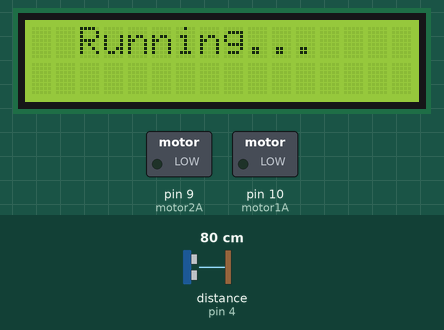
Simulated run of this sketch. Board: Arduino Mega 2560, built with avr-gcc and run on an emulated ATmega2560. Shown: 16×2 character LCD, switched loads named in the sketch (green lamp = pin HIGH). Wiring (inferred from the names in the program): ultrasonic range finder: trigger pin 5; echo pin 4. Inputs (shaded band) come from the test bench; at power-on: distance to the obstacle (sensor on pin 4) 80 cm. The echo pulse lasts 58.3 µs per cm; pins used as bus, display or sensor lines are not drawn; what the sketch prints to the serial monitor is not drawn.

Above: at 3.7 s.
3.8 s: distance to the obstacle (sensor on pin 4) set to 12 cm
5.4 s: distance to the obstacle (sensor on pin 4) set to 10 cm
At 8.3 s:
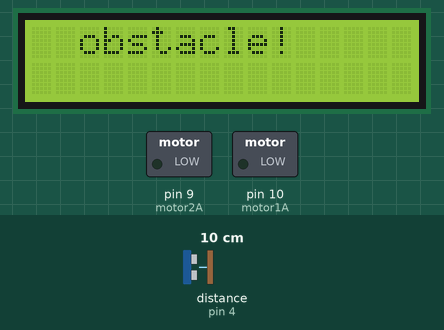
8.4 s: distance to the obstacle (sensor on pin 4) set to 2 cm
9.9 s: distance to the obstacle (sensor on pin 4) set to 18 cm
At 11.4 s:
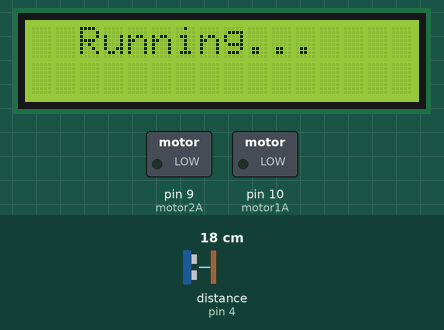
Timing chart, 0 to 12.9 s (numbered marks = the images above; inputs shaded):
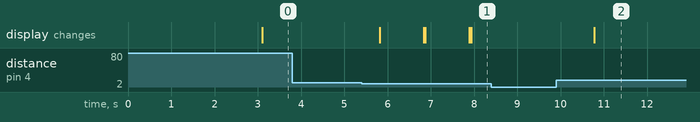

Measured:
- the behaviour switches between 11 and 10 cm on distance to the obstacle (sensor on pin 4) (found by bisection; images 0 and 1)
- after the input at 3.8 s, every drawn part: stays the same
- after the input at 5.4 s, the display: changes after 0.42 s (image 1)
- after the input at 8.4 s, every drawn part: stays the same
- after the input at 9.9 s, the display: changes after 0.88 s (image 2)

The sketch:

Arduino_Mega_2560_micromouse.ino
```cpp
#include <Wire.h>
#include <LiquidCrystal_I2C.h> // LiquidCrystal I2C@1.1.2 from Library Manager
#include <EEPROM.h> // for persistent memory

// The Arduino Mega's 4kb (4096 bytes) EEPROM memory is not erased when powered off.

// RESOURCES:
// https://docs.sunfounder.com/projects/vincent-kit/en/latest/arduino/2.33_ultrasonic_module.html#ar-ultrasonic
// https://docs.sunfounder.com/projects/vincent-kit/en/latest/arduino/2.13_motor.html#ar-motor
//

/*
 *   For a 4x4 maze, assume we enter cell zero (0) in the bottom-left from the South (initial heading is North).
 *   The center will always be cells 5, 6, 9, & 10.
 *
 *    .____ ____ ____ ____.
 *    | 12 | 13 | 14 | 15 |
 *    |  8 |  9 | 10 | 11 |
 *    |  4 |  5 |  6 |  7 |
 *    |  0 |  1 |  2 |  3 |
 *    .     ____ ____ ____.
 *       ^
 *.      |
 *     Enter
 *
 */

const int echoPin = 4;
const int trigPin = 5;
const int motor1A = 10;
const int motor2A = 9;

int loopCount = 0;

// Set the LCD address to 0x27 for a 16 chars and 2 line display
LiquidCrystal_I2C lcd(0x27,16,2);

// Maze search variables
byte heading = 0;         // 0=North, 1=East, 2=South, 3=West
int cell = -1;            // [0:15] for a 4x4 maze, initialize with -1 when starting outside of the maze
int pathHistory[] = {0};  // Array for path history in Search, might help with decision making
int MAZE_SIZE = 4;        // Future work to enable dynamic maze sizes

// Cell structure for Micromouse maze memory
// Total size: 3 bytes per cell
struct MazeCell {
  // Wall information - 1 byte
  // Bit representation for walls (2 bits per wall direction):
  // 00 = known to be open
  // 01 = known to have wall
  // 10 = unknown (not yet observed)
  // Bits 0-1: North wall
  // Bits 2-3: East wall
  // Bits 4-5: South wall
  // Bits 6-7: West wall
  byte wallInfo;

  // Visited flag - 1 bit (packed into a byte for simplicity)
  // 0 = unvisited, 1 = visited
  byte visited;

  // Distance value - 1 byte
  // 0-254: Distance from center
  // 255: Uninitialized
  byte distance;
};

void setup() {
  // put your setup code here, to run once

  // initialize the motor
  pinMode(motor1A, OUTPUT);
  pinMode(motor2A, OUTPUT);

  // initialize the LCD
  lcd.init();
  lcd.backlight();

  Serial.begin(9600);
  pinMode(echoPin, INPUT);
  pinMode(trigPin, OUTPUT);
  Serial.println("\n\nNow setting up Micromouse...\n\n");

  lcd.setCursor(2, 0);
  lcd.print("Micromouse!");
  lcd.setCursor(2, 1);
  lcd.print("- by Chris J");
}

void loop() {
  // put your main code here, to run repeatedly

  // Micromouse Search:
  // - Move forward to the next cell (and update current cell)
  // - Check ultrasound distance, is there a wall in front of us?
  // - Update knowledge about the current cell in EEPROM
  // - If no wall in front of us, FIN
  // - Turn right (and update heading)
  // - Check ultrasound distance, is there a wall in front of us?
  // - Update knowledge about the current cell in EEPROM
  // - If no wall in front of us, FIN
  // - Turn around (180°)
  // - Check ultrasound distance, is there a wall in front of us?
  // - Update knowledge about the current cell in EEPROM
  // - If no wall in front of us, FIN
  // - Turn left, FIN
  //
  // INSTEAD, try... the Left-Hand Rule (Wall Follower) or Flood Fill
  //
  // When entering a new cell:
  //   Update wall information in all directions you can sense
  //   If any unexplored cells are accessible, prioritize those
  //   Otherwise, move to the cell that's closest to the target (by Manhattan distance or flood fill distance)
  //
  // First priority: Move to adjacent unexplored cells
  // Second priority: Move to the cell with the shortest distance to target
  // Third priority: Backtrack if necessary

  DCmotor_stopMotor();

  if (loopCount == 0) {
    Serial.println("First loop. Clearing LCD in 3 seconds.");
    delay(2900);
    //lcd.clear();
    loopCount = 1;
    lcd.setCursor(2, 0);
    delay(100);
  }
  //lcd_print_loop();
  //lcd.setCursor(2, 0);
  //lcd.print("Running...");

  moveForward();

  float distance = readSensorData();
  bool wallDetected;
  wallDetected = isThereAWallInFrontOfMe(distance);

  /*
  if (Serial.available() > 0) {
    int incomingByte = Serial.read();
    switch (incomingByte) {
      case 'A':
        DCmotor_clockwise(255);
        Serial.println("The motor rotate clockwise.");
        break;
      case 'B':
        DCmotor_anticlockwise(255);
        Serial.println("The motor rotate anticlockwise.");
        break;
    }
  }
  */

  delay(200);
  //delay(3000);

  // Check if we're in the center to end search mode
  if (isAtCenter()) {
    Serial.println("Found the center!");

    // TODO Beep or something to alert us :)

    // Chill until the robot is picked up and reset
    while(1) {delay(1000);}
  }

  if(wallDetected) {
    // Turn right and check again
    turnRight();
    float rightDistance = readSensorData();
    bool rightWallDetected;
    rightWallDetected = isThereAWallInFrontOfMe(rightDistance);
  }
}

float readSensorData(){
  digitalWrite(trigPin, LOW);
  delayMicroseconds(2);
  digitalWrite(trigPin, HIGH);
  delayMicroseconds(10);
  digitalWrite(trigPin, LOW);
  float distance = pulseIn(echoPin, HIGH)/58.00;  //Equivalent to (340m/s*1us)/2
  return distance;
}

bool moveForward() {
  return true;
}

// Update heading when turning right (90° clockwise)
void turnRight() {
  heading = (heading + 1) % 4;
  // 0->1, 1->2, 2->3, 3->0
}

// Update heading when turning left (90° counterclockwise)
void turnLeft() {
  heading = (heading + 3) % 4;
  // 0->3, 1->0, 2->1, 3->2
  // Using (heading + 3) % 4 is equivalent to (heading - 1) % 4
  // but avoids negative numbers
}

// Update heading when turning around (180°)
void turnAround() {
  heading = (heading + 2) % 4;
  // 0->2, 1->3, 2->0, 3->1
}

void DCmotor_clockwise(int Speed)
{
  analogWrite(motor1A, 0);
  analogWrite(motor2A, Speed);
}

void DCmotor_anticlockwise(int Speed)
{
  analogWrite(motor1A, Speed);
  analogWrite(motor2A, 0);
}

void DCmotor_stopMotor()
{
  analogWrite(motor1A, 0);
  analogWrite(motor2A, 0);
}

void lcd_print_loop() {
  Serial.println("Inside the LCD Print Loop.");
  //lcd.clear();
  lcd.setCursor(2, 0); // Set cursor at position three(3) on first line of 1602 LCD
  char dash = '-';
  for (int i = 0; i <= 9; i++) {
    //lcd.print(i); // Display succesive values of variable i
    lcd.print(dash);
    delay(100); // Delay after each display of i
  }
}

// Check ultrasound distance, is there a wall in front of us?
// Also, update knowledge about the current cell in EEPROM
bool isThereAWallInFrontOfMe(int distance) {
  Serial.print(distance);
  Serial.println(" cm.  <-- ultrasonic sensor reading");

  if (distance < 10.0) {
    DCmotor_stopMotor();
    Serial.println("Obstacle detected. Stopping!");
    lcd.clear();
    lcd.setCursor(2, 0);
    lcd.print("obstacle!");
    delay(800);
    recordWallInfo(true);
    return true;
  }
  lcd.clear();
  lcd.setCursor(2, 0);
  lcd.print("Running...");
  delay(10);
  recordWallInfo(false);
  return false;
}

// Example function to set wall information for a given cell
void setWall(byte &wallInfo, byte direction, byte value) {
  // direction: 0=North, 1=East, 2=South, 3=West
  // value: 0=open, 1=wall, 2=unknown
  byte shift = direction * 2;
  // Clear the bits at the position
  wallInfo &= ~(0b11 << shift);
  // Set the new value
  wallInfo |= (value & 0b11) << shift;
}

// Example function to get wall information for a given cell
byte getWall(byte wallInfo, byte direction) {
  // direction: 0=North, 1=East, 2=South, 3=West
  // returns: 0=open, 1=wall, 2=unknown
  byte shift = direction * 2;
  return (wallInfo >> shift) & 0b11;
}

// Check if current cell is one of the target center cells
bool isAtCenter() {
  return (cell == 5 || cell == 6 || cell == 9 || cell == 10);
}

// Update cell position when moving forward based on current heading
// Returns true if move is valid, false if it would go outside maze
bool updateCellPosition() {
  int newCell = cell;

  switch (heading) {
    case 0: // North
      newCell = cell + 4;
      break;
    case 1: // East
      newCell = cell + 1;
      break;
    case 2: // South
      newCell = cell - 4;
      break;
    case 3: // West
      newCell = cell - 1;
      break;
  }

  // Check if new position is valid (within 4x4 maze)
  if (newCell < 0 || newCell > 15) {
    return false; // Outside maze boundaries
  }

  // Check for invalid edge transitions (wrapping around edges)
  if ((cell % 4 == 3 && newCell % 4 == 0) || // Right edge to left edge
      (cell % 4 == 0 && newCell % 4 == 3)) { // Left edge to right edge
    return false;
  }

  // Valid move, update cell position
  cell = newCell;

  // Update path history (assuming pathHistory is implemented elsewhere)
  // This is simplified - you would need proper path history management
  updatePathHistory(cell);

  return true;
}

void recordWallInfo(bool wallDetected) {
  // Skip if we're not in a valid cell
  if (cell < 0 || cell > 15) return;

  // Read current cell data from EEPROM
  int eepromAddr = cell * sizeof(MazeCell);
  MazeCell currentCell;
  EEPROM.get(eepromAddr, currentCell);

  // Determine which wall we're facing based on our heading
  byte wallDirection = heading; // 0=North, 1=East, 2=South, 3=West

  // Set the wall information (0=open, 1=wall, 2=unknown)
  byte wallValue = wallDetected ? 1 : 0;
  setWall(currentCell.wallInfo, wallDirection, wallValue);

  // Mark cell as visited
  currentCell.visited = 1;

  // Write updated data back to EEPROM
  EEPROM.put(eepromAddr, currentCell);

  // Debug output
  /*
  Serial.print("Updated cell ");
  Serial.print(cell);
  Serial.print(" wall info: ");
  Serial.println(currentCell.wallInfo, BIN);
  */

  // Update the corresponding wall in the adjacent cell (if it exists)
  int adjacentCell = -1;
  byte oppositeWall = (wallDirection + 2) % 4; // Calculate opposite wall direction

  // Calculate adjacent cell based on current heading
  switch (heading) {
    case 0: // North
      adjacentCell = cell + 4;
      break;
    case 1: // East
      adjacentCell = cell + 1;
      break;
    case 2: // South
      adjacentCell = cell - 4;
      break;
    case 3: // West
      adjacentCell = cell - 1;
      break;
  }

  // Check if adjacent cell is valid (within maze boundaries)
  if (adjacentCell >= 0 && adjacentCell < 16) {
    // Check for invalid edge transitions (e.g. wrapping around from right edge to left edge)
    bool invalidEdge = false;
    if ((cell % 4 == 3 && adjacentCell % 4 == 0) || // Right edge to left edge
        (cell % 4 == 0 && adjacentCell % 4 == 3)) { // Left edge to right edge
      invalidEdge = true;
    }

    if (!invalidEdge) {
      // Read adjacent cell data
      int adjacentAddr = adjacentCell * sizeof(MazeCell);
      MazeCell adjacentCellData;
      EEPROM.get(adjacentAddr, adjacentCellData);

      // Update the opposite wall in the adjacent cell
      setWall(adjacentCellData.wallInfo, oppositeWall, wallValue);

      // Write updated data back to EEPROM
      EEPROM.put(adjacentAddr, adjacentCellData);

      Serial.print("Updated adjacent cell ");
      Serial.print(adjacentCell);
      Serial.print(" wall info: ");
      Serial.println(adjacentCellData.wallInfo, BIN);
    }
  }
}

// Helper function to update path history
void updatePathHistory(int newCell) {
  // This is a placeholder - you would need to implement proper path history management
  // For example, adding the new cell to the history array
  // pathHistory[pathHistoryIndex++] = newCell;
}

// Clear the entire EEPROM memory
void EEPROM_clear() {
  for (int i = 0 ; i < EEPROM.length() ; i++) {
    EEPROM.write(i, 0);
  }
}

// Initialize the maze with known outer walls and unknown interior walls
void initializeMaze() {
  Serial.println("Initializing maze in EEPROM...");

  // Loop through all cells in the 4x4 maze
  for (int cellIdx = 0; cellIdx < 16; cellIdx++) {
    MazeCell cell;

    // Set all walls initially to unknown (value 2)
    cell.wallInfo = 0;
    for (int dir = 0; dir < 4; dir++) {
      setWall(cell.wallInfo, dir, 2); // 2 = unknown
    }

    // Check if this cell is on any edge and set outer walls accordingly

    // North edge (top row: cells 12-15)
    if (cellIdx >= 12 && cellIdx <= 15) {
      setWall(cell.wallInfo, 0, 1); // North wall exists
    }

    // East edge (rightmost column: cells 3, 7, 11, 15)
    if (cellIdx % 4 == 3) {
      setWall(cell.wallInfo, 1, 1); // East wall exists
    }

    // South edge (bottom row: cells 0-3)
    if (cellIdx >= 0 && cellIdx <= 3) {
      setWall(cell.wallInfo, 2, 1); // South wall exists
    }

    // West edge (leftmost column: cells 0, 4, 8, 12)
    if (cellIdx % 4 == 0) {
      setWall(cell.wallInfo, 3, 1); // West wall exists
    }

    // Mark all cells as unvisited
    cell.visited = 0;

    // Set distance values - 255 for uninitialized
    cell.distance = 255;

    // Set center cells with initial distance of 0
    if (cellIdx == 5 || cellIdx == 6 || cellIdx == 9 || cellIdx == 10) {
      cell.distance = 0; // Center cells
    }

    // Write the initialized cell to EEPROM
    int eepromAddr = cellIdx * sizeof(MazeCell);
    EEPROM.put(eepromAddr, cell);
  }

  // Special case for the entry point (we'll enter from south of cell 0)
  // Open the south wall of cell 0 (this would be our entry point)
  int entryCell = 0;
  int entryAddr = entryCell * sizeof(MazeCell);
  MazeCell entryData;
  EEPROM.get(entryAddr, entryData);
  setWall(entryData.wallInfo, 2, 0); // 0 = open (south wall of cell 0)
  EEPROM.put(entryAddr, entryData);

  Serial.println("Maze initialization complete!");

  // Debug: print initialized maze wall information
  Serial.println("Initialized maze wall information:");
  for (int i = 0; i < 16; i++) {
    MazeCell debugCell;
    EEPROM.get(i * sizeof(MazeCell), debugCell);
    Serial.print("Cell ");
    Serial.print(i);
    Serial.print(": Wall info = ");
    Serial.print(debugCell.wallInfo, BIN);
    Serial.print(", Distance = ");
    Serial.println(debugCell.distance);
  }
}
```
